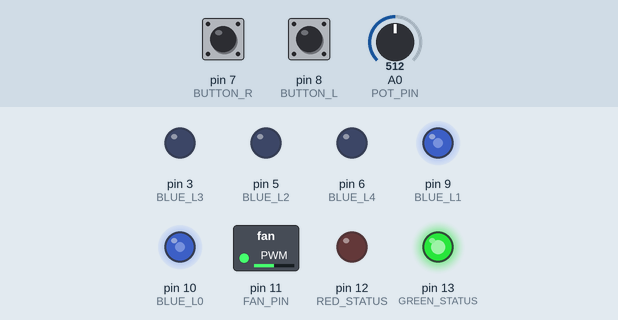
This sketch was run on a simulated Arduino Uno, built with avr-gcc and run on an emulated ATmega328P. Parts: switched loads named in the sketch (green lamp = pin HIGH), output pins drawn as LEDs (lit = HIGH). Inputs (shaded band) come from the test bench; at power-on: A0 (POT_PIN) = 512, pin 7 (BUTTON_R) HIGH, pin 8 (BUTTON_L) HIGH.

Above: at 1.2 s.
1.3 s: A0 (POT_PIN) set to 716
At 1.6 s:
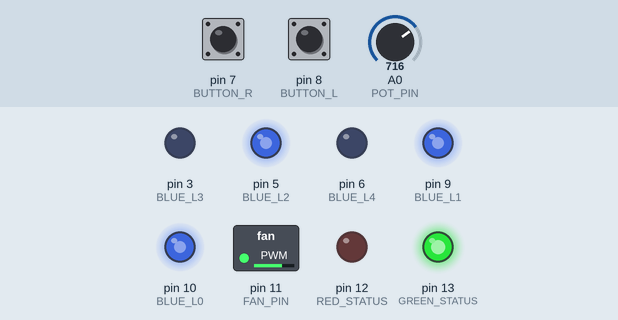
2.8 s: A0 (POT_PIN) set to 900
At 4.0 s:
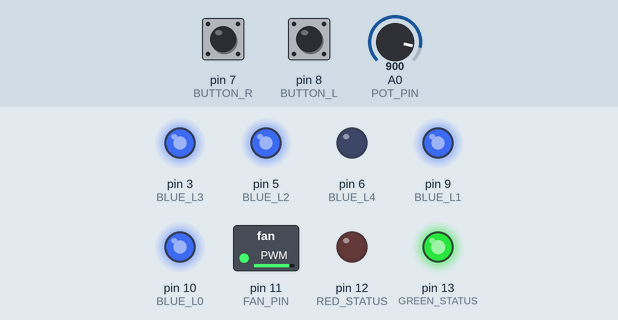
4.3 s: A0 (POT_PIN) set to 1023
At 5.1 s:
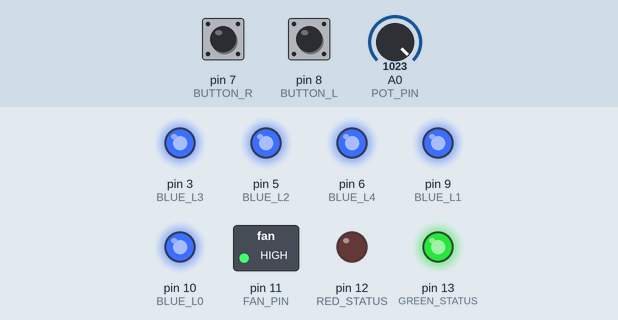
5.8 s: A0 (POT_PIN) set to 306
At 6.3 s:
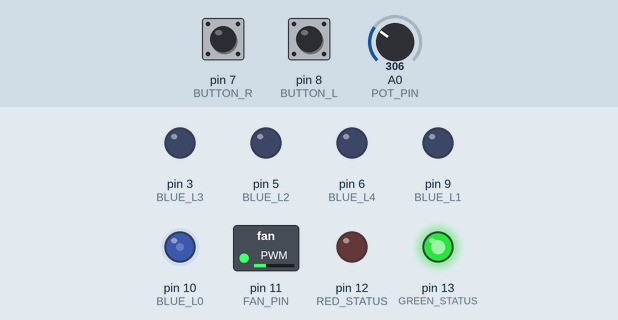
7.3 s: A0 (POT_PIN) set to 220
At 8.6 s:
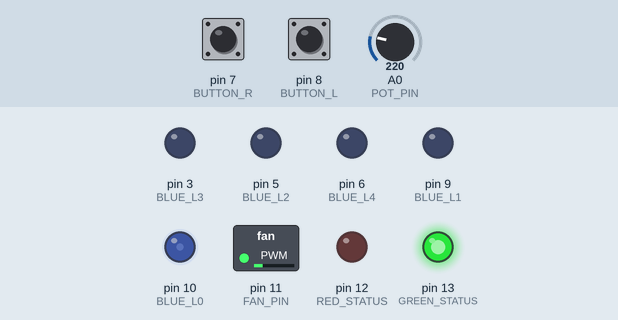
Timing chart, 0 to 9.8 s (numbered marks = the images above; inputs shaded):
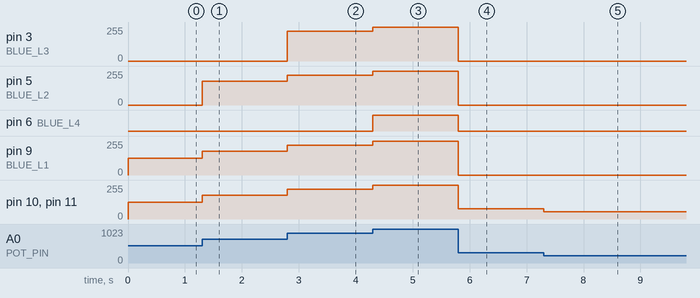

The sketch:

producer.ino
```cpp
#include <Wire.h>

// ================ PIN DEFINITIONS ================
// Status of Generation
#define GREEN_STATUS 13
#define RED_STATUS 12

// Level of power output
#define BLUE_L0 10
#define BLUE_L1 9
#define BLUE_L2 5
#define BLUE_L3 3
#define BLUE_L4 6

// Cycle through sources
#define BUTTON_L 8
#define BUTTON_R 7

// user control of power gen
#define POT_PIN A0

// another visual representation of power output
#define FAN_PIN 11


// ================ VARS ================
int buttonL_state = LOW;
int buttonR_state = LOW;
int buttonL_prevState = LOW;
int buttonR_prevState = LOW;
int buttonL_lastDebounce = 0;
int buttonR_lastDebounce = 0;
unsigned long debounceDelay = 50;

int generationLevel = 0;
bool distruptionActive = false;

void setup() {
  Serial.begin(9600);  // DEBUG

  Wire.begin();


  pinMode(GREEN_STATUS, OUTPUT);
  digitalWrite(GREEN_STATUS, HIGH);  // initialize to good status
  pinMode(RED_STATUS, OUTPUT);

  pinMode(BLUE_L0, OUTPUT);
  pinMode(BLUE_L1, OUTPUT);
  pinMode(BLUE_L2, OUTPUT);
  pinMode(BLUE_L3, OUTPUT);
  pinMode(BLUE_L4, OUTPUT);

  pinMode(BUTTON_L, INPUT_PULLUP);
  pinMode(BUTTON_R, INPUT_PULLUP);
}

void loop() {
  int potVal = analogRead(POT_PIN);
  generationLevel = map(potVal, 0, 1023, 0, 255);

  updatePowerLEDs();
  updateStatusLEDs();

  handle_L_button();
  handle_R_button();
}

// update blue LED's based on potentiometer input
void updatePowerLEDs() {
  int level = generationLevel;

  analogWrite(BLUE_L0, (level > 40) ? level : 0);
  analogWrite(BLUE_L1, (level > 90) ? level : 0);
  analogWrite(BLUE_L2, (level > 140) ? level : 0);
  analogWrite(BLUE_L3, (level > 190) ? level : 0);
  analogWrite(BLUE_L4, (level > 230) ? level : 0);

  analogWrite(FAN_PIN, level);  // Fan speed follows generation
}

// update green and red LED's based on if master node send a distruption (simualted RNG)
void updateStatusLEDs() {
  if (distruptionActive) {
    digitalWrite(RED_STATUS, HIGH);
    digitalWrite(GREEN_STATUS, LOW);
  } else {
    digitalWrite(RED_STATUS, LOW);
    digitalWrite(GREEN_STATUS, HIGH);
  }
}

// handles click on right button. Action = cycle to prev energy source. Wraps around if at min.
void handle_L_button() {
  int reading = digitalRead(BUTTON_L);

  // update debounce and reset timer on state change
  if (reading != buttonL_lastDebounce) {
    buttonL_lastDebounce = millis();
  }

  // hanle jitter
  if (millis() - buttonL_lastDebounce > debounceDelay) {
    // check for press
    if (reading != buttonL_state) {
      //
      if (buttonL_state == HIGH) {
        Serial.println("[DEBUG] - button L clicked");
        // go back to previous source
      }
    }
  }
  buttonL_lastDebounce = reading;
}

// handles click on right button. Action = cycle to next energy source. Wraps around if at max.
void handle_R_button() {
  int reading = digitalRead(BUTTON_R);

  // update debounce
  if (reading != buttonR_lastDebounce) buttonR_lastDebounce = millis();

  // hanle jitter
  if (millis() - buttonR_lastDebounce > debounceDelay) {
    // check for press
    if (reading != buttonR_state) {
      //
      if (buttonR_state == HIGH) {
        Serial.println("[DEBUG] - button R clicked");
        // go to next source
      }
    }
  }
  buttonR_lastDebounce = reading;
}
```

Measured:
- after the input at 1.3 s, pin 5 (BLUE_L2): 0/255 → 178/255 at once; pin 9 (BLUE_L1), pin 10 (BLUE_L0), pin 11 (FAN_PIN): 127/255 → 178/255 at once
- after the input at 2.8 s, pin 3 (BLUE_L3): 0/255 → 224/255 at once; pin 5 (BLUE_L2), pin 9 (BLUE_L1), pin 10 (BLUE_L0), pin 11 (FAN_PIN): 178/255 → 224/255 at once
- after the input at 4.3 s, pin 3 (BLUE_L3), pin 5 (BLUE_L2), pin 9 (BLUE_L1), pin 10 (BLUE_L0), pin 11 (FAN_PIN): 224/255 → 255/255 at once; pin 6 (BLUE_L4): LOW → HIGH at once
- after the input at 5.8 s, pin 3 (BLUE_L3), pin 5 (BLUE_L2), pin 9 (BLUE_L1): 255/255 → 0/255 at once; pin 6 (BLUE_L4): HIGH → LOW at once; pin 10 (BLUE_L0), pin 11 (FAN_PIN): 255/255 → 76/255 at once
- after the input at 7.3 s, pin 10 (BLUE_L0), pin 11 (FAN_PIN): 76/255 → 54/255 at once
